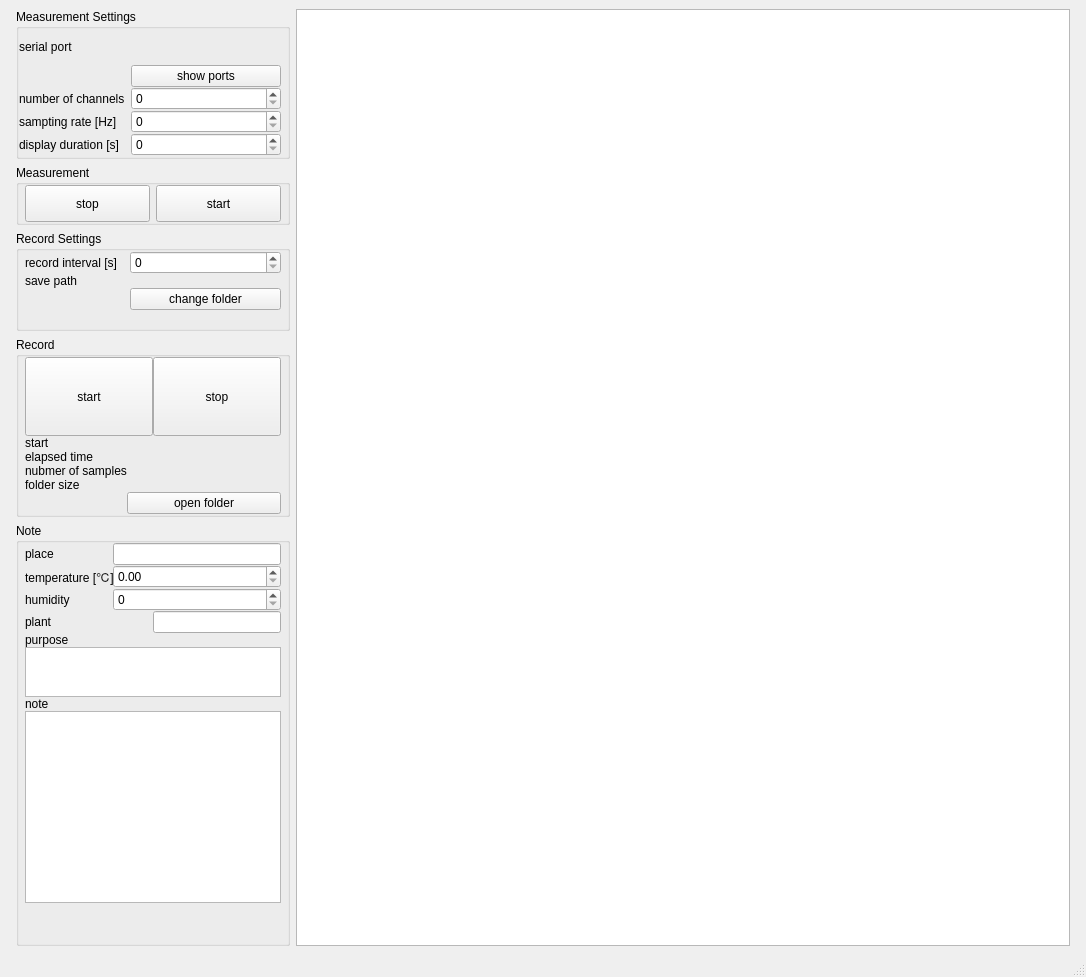
<?xml version="1.0" encoding="UTF-8"?>
<ui version="4.0">
 <class>MainWindow</class>
 <widget class="QMainWindow" name="MainWindow">
  <property name="geometry">
   <rect>
    <x>0</x>
    <y>0</y>
    <width>1086</width>
    <height>916</height>
   </rect>
  </property>
  <property name="windowTitle">
   <string>MainWindow</string>
  </property>
  <widget class="QWidget" name="centralwidget">
   <layout class="QGridLayout" name="gridLayout">
    <item row="0" column="0">
     <spacer name="horizontalSpacer_2">
      <property name="orientation">
       <enum>Qt::Horizontal</enum>
      </property>
      <property name="sizeHint" stdset="0">
       <size>
        <width>7</width>
        <height>20</height>
       </size>
      </property>
     </spacer>
    </item>
    <item row="0" column="1">
     <layout class="QVBoxLayout" name="verticalLayout">
      <item>
       <widget class="QGroupBox" name="MesaurementSettingsBox">
        <property name="sizePolicy">
         <sizepolicy hsizetype="MinimumExpanding" vsizetype="Preferred">
          <horstretch>0</horstretch>
          <verstretch>0</verstretch>
         </sizepolicy>
        </property>
        <property name="minimumSize">
         <size>
          <width>242</width>
          <height>150</height>
         </size>
        </property>
        <property name="title">
         <string>Measurement Settings</string>
        </property>
        <property name="flat">
         <bool>false</bool>
        </property>
        <property name="checkable">
         <bool>false</bool>
        </property>
        <layout class="QGridLayout" name="gridLayout_3">
         <property name="leftMargin">
          <number>0</number>
         </property>
         <property name="topMargin">
          <number>0</number>
         </property>
         <property name="rightMargin">
          <number>6</number>
         </property>
         <property name="bottomMargin">
          <number>0</number>
         </property>
         <property name="horizontalSpacing">
          <number>6</number>
         </property>
         <property name="verticalSpacing">
          <number>0</number>
         </property>
         <item row="0" column="0">
          <layout class="QHBoxLayout" name="horizontalLayout">
           <property name="leftMargin">
            <number>0</number>
           </property>
           <property name="rightMargin">
            <number>0</number>
           </property>
           <item>
            <widget class="QLabel" name="label">
             <property name="text">
              <string>serial port</string>
             </property>
            </widget>
           </item>
           <item>
            <spacer name="horizontalSpacer_3">
             <property name="orientation">
              <enum>Qt::Horizontal</enum>
             </property>
             <property name="sizeType">
              <enum>QSizePolicy::MinimumExpanding</enum>
             </property>
             <property name="sizeHint" stdset="0">
              <size>
               <width>5</width>
               <height>20</height>
              </size>
             </property>
            </spacer>
           </item>
           <item>
            <widget class="QLabel" name="InputSerialPort">
             <property name="text">
              <string/>
             </property>
            </widget>
           </item>
          </layout>
         </item>
         <item row="1" column="0">
          <layout class="QFormLayout" name="formLayout">
           <property name="labelAlignment">
            <set>Qt::AlignLeading|Qt::AlignLeft|Qt::AlignVCenter</set>
           </property>
           <property name="formAlignment">
            <set>Qt::AlignLeading|Qt::AlignLeft|Qt::AlignTop</set>
           </property>
           <property name="horizontalSpacing">
            <number>6</number>
           </property>
           <property name="verticalSpacing">
            <number>0</number>
           </property>
           <property name="leftMargin">
            <number>0</number>
           </property>
           <item row="1" column="1">
            <widget class="QPushButton" name="InputChgSerialPort">
             <property name="text">
              <string>show ports</string>
             </property>
            </widget>
           </item>
           <item row="2" column="0">
            <widget class="QLabel" name="label_2">
             <property name="text">
              <string>number of channels</string>
             </property>
            </widget>
           </item>
           <item row="2" column="1">
            <widget class="QSpinBox" name="InputNumChannels"/>
           </item>
           <item row="3" column="0">
            <widget class="QLabel" name="label_3">
             <property name="text">
              <string>sampting rate [Hz]</string>
             </property>
            </widget>
           </item>
           <item row="3" column="1">
            <widget class="QSpinBox" name="InputSamplingRate"/>
           </item>
           <item row="5" column="0">
            <widget class="QLabel" name="label_5">
             <property name="text">
              <string>display duration [s]</string>
             </property>
            </widget>
           </item>
           <item row="5" column="1">
            <widget class="QSpinBox" name="InputDisplayDuration"/>
           </item>
          </layout>
         </item>
        </layout>
       </widget>
      </item>
      <item>
       <widget class="QGroupBox" name="Measurement">
        <property name="sizePolicy">
         <sizepolicy hsizetype="MinimumExpanding" vsizetype="Preferred">
          <horstretch>0</horstretch>
          <verstretch>0</verstretch>
         </sizepolicy>
        </property>
        <property name="minimumSize">
         <size>
          <width>271</width>
          <height>60</height>
         </size>
        </property>
        <property name="title">
         <string>Measurement</string>
        </property>
        <layout class="QHBoxLayout" name="horizontalLayout_4">
         <property name="leftMargin">
          <number>6</number>
         </property>
         <property name="topMargin">
          <number>0</number>
         </property>
         <property name="rightMargin">
          <number>6</number>
         </property>
         <property name="bottomMargin">
          <number>0</number>
         </property>
         <item>
          <widget class="QPushButton" name="InputMeasureStop">
           <property name="sizePolicy">
            <sizepolicy hsizetype="Minimum" vsizetype="Minimum">
             <horstretch>0</horstretch>
             <verstretch>0</verstretch>
            </sizepolicy>
           </property>
           <property name="minimumSize">
            <size>
             <width>30</width>
             <height>10</height>
            </size>
           </property>
           <property name="text">
            <string>stop</string>
           </property>
          </widget>
         </item>
         <item>
          <widget class="QPushButton" name="InputMeasureStart">
           <property name="sizePolicy">
            <sizepolicy hsizetype="Minimum" vsizetype="Minimum">
             <horstretch>0</horstretch>
             <verstretch>0</verstretch>
            </sizepolicy>
           </property>
           <property name="minimumSize">
            <size>
             <width>30</width>
             <height>10</height>
            </size>
           </property>
           <property name="maximumSize">
            <size>
             <width>300</width>
             <height>16777215</height>
            </size>
           </property>
           <property name="text">
            <string>start</string>
           </property>
          </widget>
         </item>
        </layout>
       </widget>
      </item>
      <item>
       <widget class="QGroupBox" name="RecordSettings">
        <property name="sizePolicy">
         <sizepolicy hsizetype="Maximum" vsizetype="MinimumExpanding">
          <horstretch>0</horstretch>
          <verstretch>0</verstretch>
         </sizepolicy>
        </property>
        <property name="minimumSize">
         <size>
          <width>0</width>
          <height>100</height>
         </size>
        </property>
        <property name="maximumSize">
         <size>
          <width>300</width>
          <height>16777215</height>
         </size>
        </property>
        <property name="title">
         <string>Record Settings</string>
        </property>
        <layout class="QGridLayout" name="gridLayout_2">
         <property name="leftMargin">
          <number>6</number>
         </property>
         <property name="topMargin">
          <number>0</number>
         </property>
         <property name="rightMargin">
          <number>6</number>
         </property>
         <property name="bottomMargin">
          <number>0</number>
         </property>
         <property name="verticalSpacing">
          <number>0</number>
         </property>
         <item row="1" column="0">
          <layout class="QFormLayout" name="formLayout_7">
           <property name="labelAlignment">
            <set>Qt::AlignLeading|Qt::AlignLeft|Qt::AlignVCenter</set>
           </property>
           <property name="formAlignment">
            <set>Qt::AlignLeading|Qt::AlignLeft|Qt::AlignTop</set>
           </property>
           <property name="verticalSpacing">
            <number>0</number>
           </property>
           <property name="leftMargin">
            <number>0</number>
           </property>
           <property name="rightMargin">
            <number>0</number>
           </property>
           <item row="0" column="0">
            <widget class="QLabel" name="label_4">
             <property name="text">
              <string>record interval [s]    </string>
             </property>
            </widget>
           </item>
           <item row="0" column="1">
            <widget class="QSpinBox" name="InputRecordInterval"/>
           </item>
           <item row="1" column="0">
            <widget class="QLabel" name="label_16">
             <property name="text">
              <string>save path</string>
             </property>
            </widget>
           </item>
           <item row="1" column="1">
            <widget class="QLabel" name="InputSaveDirPath">
             <property name="text">
              <string/>
             </property>
             <property name="alignment">
              <set>Qt::AlignRight|Qt::AlignTrailing|Qt::AlignVCenter</set>
             </property>
            </widget>
           </item>
           <item row="2" column="1">
            <widget class="QPushButton" name="InputChgSaveFolder">
             <property name="sizePolicy">
              <sizepolicy hsizetype="Minimum" vsizetype="Minimum">
               <horstretch>0</horstretch>
               <verstretch>0</verstretch>
              </sizepolicy>
             </property>
             <property name="text">
              <string>change folder</string>
             </property>
            </widget>
           </item>
          </layout>
         </item>
        </layout>
       </widget>
      </item>
      <item>
       <widget class="QGroupBox" name="Record">
        <property name="sizePolicy">
         <sizepolicy hsizetype="Expanding" vsizetype="MinimumExpanding">
          <horstretch>0</horstretch>
          <verstretch>0</verstretch>
         </sizepolicy>
        </property>
        <property name="minimumSize">
         <size>
          <width>271</width>
          <height>180</height>
         </size>
        </property>
        <property name="title">
         <string>Record</string>
        </property>
        <layout class="QVBoxLayout" name="verticalLayout_4">
         <property name="spacing">
          <number>0</number>
         </property>
         <property name="leftMargin">
          <number>6</number>
         </property>
         <property name="topMargin">
          <number>0</number>
         </property>
         <property name="rightMargin">
          <number>6</number>
         </property>
         <property name="bottomMargin">
          <number>0</number>
         </property>
         <item>
          <layout class="QHBoxLayout" name="horizontalLayout_3">
           <property name="leftMargin">
            <number>0</number>
           </property>
           <property name="topMargin">
            <number>0</number>
           </property>
           <property name="rightMargin">
            <number>0</number>
           </property>
           <property name="bottomMargin">
            <number>0</number>
           </property>
           <item>
            <widget class="QPushButton" name="InputRecordStart">
             <property name="sizePolicy">
              <sizepolicy hsizetype="Minimum" vsizetype="Minimum">
               <horstretch>0</horstretch>
               <verstretch>0</verstretch>
              </sizepolicy>
             </property>
             <property name="minimumSize">
              <size>
               <width>30</width>
               <height>10</height>
              </size>
             </property>
             <property name="text">
              <string>start</string>
             </property>
            </widget>
           </item>
           <item>
            <widget class="QPushButton" name="InputRecordStop">
             <property name="sizePolicy">
              <sizepolicy hsizetype="Minimum" vsizetype="Minimum">
               <horstretch>0</horstretch>
               <verstretch>0</verstretch>
              </sizepolicy>
             </property>
             <property name="minimumSize">
              <size>
               <width>10</width>
               <height>30</height>
              </size>
             </property>
             <property name="text">
              <string>stop</string>
             </property>
            </widget>
           </item>
          </layout>
         </item>
         <item>
          <layout class="QFormLayout" name="formLayout_3">
           <property name="labelAlignment">
            <set>Qt::AlignLeading|Qt::AlignLeft|Qt::AlignVCenter</set>
           </property>
           <property name="formAlignment">
            <set>Qt::AlignLeading|Qt::AlignLeft|Qt::AlignTop</set>
           </property>
           <property name="horizontalSpacing">
            <number>0</number>
           </property>
           <property name="verticalSpacing">
            <number>0</number>
           </property>
           <property name="leftMargin">
            <number>0</number>
           </property>
           <property name="rightMargin">
            <number>0</number>
           </property>
           <property name="bottomMargin">
            <number>0</number>
           </property>
           <item row="0" column="1">
            <widget class="QLabel" name="InputSaveDir">
             <property name="sizePolicy">
              <sizepolicy hsizetype="Expanding" vsizetype="Preferred">
               <horstretch>0</horstretch>
               <verstretch>0</verstretch>
              </sizepolicy>
             </property>
             <property name="text">
              <string/>
             </property>
            </widget>
           </item>
           <item row="0" column="0">
            <widget class="QLabel" name="label_6">
             <property name="sizePolicy">
              <sizepolicy hsizetype="Fixed" vsizetype="Preferred">
               <horstretch>0</horstretch>
               <verstretch>0</verstretch>
              </sizepolicy>
             </property>
             <property name="text">
              <string>start</string>
             </property>
            </widget>
           </item>
           <item row="1" column="1">
            <widget class="QLabel" name="InputElapsedTime">
             <property name="text">
              <string/>
             </property>
            </widget>
           </item>
           <item row="1" column="0">
            <widget class="QLabel" name="label_7">
             <property name="text">
              <string>elapsed time</string>
             </property>
            </widget>
           </item>
           <item row="2" column="1">
            <widget class="QLabel" name="InputNumSamples">
             <property name="text">
              <string/>
             </property>
            </widget>
           </item>
           <item row="2" column="0">
            <widget class="QLabel" name="label_8">
             <property name="text">
              <string>nubmer of samples</string>
             </property>
            </widget>
           </item>
           <item row="3" column="1">
            <widget class="QLabel" name="InputFolderSize">
             <property name="text">
              <string/>
             </property>
            </widget>
           </item>
           <item row="3" column="0">
            <widget class="QLabel" name="label_9">
             <property name="text">
              <string>folder size</string>
             </property>
            </widget>
           </item>
           <item row="4" column="1">
            <widget class="QPushButton" name="InputOpenFolder">
             <property name="sizePolicy">
              <sizepolicy hsizetype="Minimum" vsizetype="Minimum">
               <horstretch>0</horstretch>
               <verstretch>0</verstretch>
              </sizepolicy>
             </property>
             <property name="text">
              <string>open folder</string>
             </property>
            </widget>
           </item>
          </layout>
         </item>
        </layout>
       </widget>
      </item>
      <item>
       <widget class="QGroupBox" name="NoteBox">
        <property name="sizePolicy">
         <sizepolicy hsizetype="Preferred" vsizetype="MinimumExpanding">
          <horstretch>0</horstretch>
          <verstretch>0</verstretch>
         </sizepolicy>
        </property>
        <property name="title">
         <string>Note</string>
        </property>
        <layout class="QGridLayout" name="gridLayout_4">
         <property name="leftMargin">
          <number>6</number>
         </property>
         <property name="topMargin">
          <number>0</number>
         </property>
         <property name="rightMargin">
          <number>6</number>
         </property>
         <property name="bottomMargin">
          <number>0</number>
         </property>
         <property name="verticalSpacing">
          <number>0</number>
         </property>
         <item row="0" column="0">
          <layout class="QFormLayout" name="formLayout_4">
           <property name="labelAlignment">
            <set>Qt::AlignLeading|Qt::AlignLeft|Qt::AlignVCenter</set>
           </property>
           <property name="formAlignment">
            <set>Qt::AlignLeading|Qt::AlignLeft|Qt::AlignTop</set>
           </property>
           <property name="verticalSpacing">
            <number>0</number>
           </property>
           <item row="0" column="0">
            <widget class="QLabel" name="label_11">
             <property name="text">
              <string>place</string>
             </property>
            </widget>
           </item>
           <item row="0" column="1">
            <widget class="QLineEdit" name="InputPlace"/>
           </item>
           <item row="1" column="0">
            <widget class="QLabel" name="label_12">
             <property name="text">
              <string>temperature [℃]</string>
             </property>
            </widget>
           </item>
           <item row="1" column="1">
            <widget class="QDoubleSpinBox" name="InputTemperature"/>
           </item>
           <item row="2" column="0">
            <widget class="QLabel" name="label_13">
             <property name="text">
              <string>humidity</string>
             </property>
            </widget>
           </item>
           <item row="2" column="1">
            <widget class="QSpinBox" name="InputHumidity"/>
           </item>
          </layout>
         </item>
         <item row="3" column="0">
          <layout class="QVBoxLayout" name="verticalLayout_3">
           <property name="spacing">
            <number>0</number>
           </property>
           <item>
            <widget class="QLabel" name="label_15">
             <property name="text">
              <string>note</string>
             </property>
            </widget>
           </item>
           <item>
            <widget class="QPlainTextEdit" name="InputNote">
             <property name="sizePolicy">
              <sizepolicy hsizetype="Expanding" vsizetype="MinimumExpanding">
               <horstretch>0</horstretch>
               <verstretch>50</verstretch>
              </sizepolicy>
             </property>
             <property name="minimumSize">
              <size>
               <width>0</width>
               <height>25</height>
              </size>
             </property>
            </widget>
           </item>
           <item>
            <spacer name="verticalSpacer">
             <property name="orientation">
              <enum>Qt::Vertical</enum>
             </property>
             <property name="sizeHint" stdset="0">
              <size>
               <width>20</width>
               <height>40</height>
              </size>
             </property>
            </spacer>
           </item>
          </layout>
         </item>
         <item row="2" column="0">
          <layout class="QVBoxLayout" name="verticalLayout_2">
           <property name="spacing">
            <number>0</number>
           </property>
           <item>
            <widget class="QLabel" name="label_14">
             <property name="text">
              <string>purpose</string>
             </property>
            </widget>
           </item>
           <item>
            <widget class="QPlainTextEdit" name="InputPurpose">
             <property name="sizePolicy">
              <sizepolicy hsizetype="Expanding" vsizetype="Fixed">
               <horstretch>0</horstretch>
               <verstretch>0</verstretch>
              </sizepolicy>
             </property>
             <property name="minimumSize">
              <size>
               <width>0</width>
               <height>25</height>
              </size>
             </property>
             <property name="maximumSize">
              <size>
               <width>16777215</width>
               <height>50</height>
              </size>
             </property>
             <property name="tabStopWidth">
              <number>80</number>
             </property>
            </widget>
           </item>
          </layout>
         </item>
         <item row="1" column="0">
          <layout class="QHBoxLayout" name="horizontalLayout_2">
           <item>
            <widget class="QLabel" name="label_10">
             <property name="text">
              <string>plant</string>
             </property>
            </widget>
           </item>
           <item>
            <widget class="QLineEdit" name="InputPlant">
             <property name="sizePolicy">
              <sizepolicy hsizetype="Preferred" vsizetype="Fixed">
               <horstretch>0</horstretch>
               <verstretch>0</verstretch>
              </sizepolicy>
             </property>
            </widget>
           </item>
          </layout>
         </item>
        </layout>
       </widget>
      </item>
     </layout>
    </item>
    <item row="0" column="2">
     <widget class="GraphicsLayoutWidget" name="GraphicsLayoutWidget">
      <property name="sizePolicy">
       <sizepolicy hsizetype="Expanding" vsizetype="Expanding">
        <horstretch>1</horstretch>
        <verstretch>0</verstretch>
       </sizepolicy>
      </property>
     </widget>
    </item>
    <item row="0" column="3">
     <spacer name="horizontalSpacer">
      <property name="orientation">
       <enum>Qt::Horizontal</enum>
      </property>
      <property name="sizeHint" stdset="0">
       <size>
        <width>7</width>
        <height>20</height>
       </size>
      </property>
     </spacer>
    </item>
   </layout>
  </widget>
  <widget class="QMenuBar" name="menubar">
   <property name="geometry">
    <rect>
     <x>0</x>
     <y>0</y>
     <width>1086</width>
     <height>27</height>
    </rect>
   </property>
  </widget>
  <widget class="QStatusBar" name="statusbar"/>
 </widget>
 <customwidgets>
  <customwidget>
   <class>GraphicsLayoutWidget</class>
   <extends>QGraphicsView</extends>
   <header>pyqtgraph</header>
  </customwidget>
 </customwidgets>
 <resources/>
 <connections/>
</ui>
